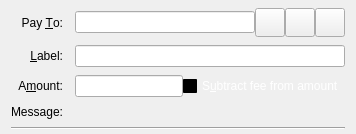
  <widget class="QFrame" name="SendCoins">
   <property name="toolTip">
    <string>This is a normal payment.</string>
   </property>
   <property name="frameShape">
    <enum>QFrame::NoFrame</enum>
   </property>
   <layout class="QGridLayout" name="gridLayout">
    <property name="topMargin">
     <number>8</number>
    </property>
    <property name="bottomMargin">
     <number>4</number>
    </property>
    <property name="horizontalSpacing">
     <number>12</number>
    </property>
    <property name="verticalSpacing">
     <number>8</number>
    </property>
    <item row="0" column="0">
     <widget class="QLabel" name="payToLabel">
      <property name="text">
       <string>Pay &amp;To:</string>
      </property>
      <property name="alignment">
       <set>Qt::AlignRight|Qt::AlignTrailing|Qt::AlignVCenter</set>
      </property>
      <property name="buddy">
       <cstring>payTo</cstring>
      </property>
     </widget>
    </item>
    <item row="0" column="1">
     <layout class="QHBoxLayout" name="payToLayout">
      <property name="spacing">
       <number>0</number>
      </property>
      <item>
       <widget class="QValidatedLineEdit" name="payTo">
        <property name="toolTip">
         <string>The Credits address to send the payment to</string>
        </property>
       </widget>
      </item>
      <item>
       <widget class="QToolButton" name="addressBookButton">
        <property name="toolTip">
         <string>Choose previously used address</string>
        </property>
        <property name="text">
         <string/>
        </property>
        <property name="iconSize">
         <size>
          <width>22</width>
          <height>22</height>
         </size>
        </property>
        <property name="shortcut">
         <string>Alt+A</string>
        </property>
       </widget>
      </item>
      <item>
       <widget class="QToolButton" name="pasteButton">
        <property name="toolTip">
         <string>Paste address from clipboard</string>
        </property>
        <property name="text">
         <string/>
        </property>
        <property name="iconSize">
         <size>
          <width>22</width>
          <height>22</height>
         </size>
        </property>
        <property name="shortcut">
         <string>Alt+P</string>
        </property>
       </widget>
      </item>
      <item>
       <widget class="QToolButton" name="deleteButton">
        <property name="toolTip">
         <string>Remove this entry</string>
        </property>
        <property name="text">
         <string/>
        </property>
        <property name="iconSize">
         <size>
          <width>22</width>
          <height>22</height>
         </size>
        </property>
       </widget>
      </item>
     </layout>
    </item>
    <item row="1" column="0">
     <widget class="QLabel" name="labellLabel">
      <property name="text">
       <string>&amp;Label:</string>
      </property>
      <property name="alignment">
       <set>Qt::AlignRight|Qt::AlignTrailing|Qt::AlignVCenter</set>
      </property>
      <property name="buddy">
       <cstring>addAsLabel</cstring>
      </property>
     </widget>
    </item>
    <item row="1" column="1">
     <widget class="QLineEdit" name="addAsLabel">
      <property name="toolTip">
       <string>Enter a label for this address to add it to the list of used addresses</string>
      </property>
     </widget>
    </item>
    <item row="2" column="0">
     <widget class="QLabel" name="amountLabel">
      <property name="text">
       <string>A&amp;mount:</string>
      </property>
      <property name="alignment">
       <set>Qt::AlignRight|Qt::AlignTrailing|Qt::AlignVCenter</set>
      </property>
      <property name="buddy">
       <cstring>payAmount</cstring>
      </property>
     </widget>
    </item>
    <item row="2" column="1">
     <layout class="QHBoxLayout" name="horizontalLayoutAmount" stretch="0,1">
      <item>
       <widget class="CreditsAmountField" name="payAmount"/>
      </item>
      <item>
       <widget class="QCheckBox" name="checkboxSubtractFeeFromAmount">
        <property name="palette">
         <palette>
          <active>
           <colorrole role="WindowText">
            <brush brushstyle="SolidPattern">
             <color alpha="255">
              <red>255</red>
              <green>255</green>
              <blue>255</blue>
             </color>
            </brush>
           </colorrole>
           <colorrole role="Button">
            <brush brushstyle="SolidPattern">
             <color alpha="255">
              <red>0</red>
              <green>0</green>
              <blue>0</blue>
             </color>
            </brush>
           </colorrole>
           <colorrole role="Light">
            <brush brushstyle="SolidPattern">
             <color alpha="255">
              <red>0</red>
              <green>0</green>
              <blue>0</blue>
             </color>
            </brush>
           </colorrole>
           <colorrole role="Midlight">
            <brush brushstyle="SolidPattern">
             <color alpha="255">
              <red>0</red>
              <green>0</green>
              <blue>0</blue>
             </color>
            </brush>
           </colorrole>
           <colorrole role="Dark">
            <brush brushstyle="SolidPattern">
             <color alpha="255">
              <red>0</red>
              <green>0</green>
              <blue>0</blue>
             </color>
            </brush>
           </colorrole>
           <colorrole role="Mid">
            <brush brushstyle="SolidPattern">
             <color alpha="255">
              <red>0</red>
              <green>0</green>
              <blue>0</blue>
             </color>
            </brush>
           </colorrole>
           <colorrole role="Text">
            <brush brushstyle="SolidPattern">
             <color alpha="255">
              <red>255</red>
              <green>255</green>
              <blue>255</blue>
             </color>
            </brush>
           </colorrole>
           <colorrole role="BrightText">
            <brush brushstyle="SolidPattern">
             <color alpha="255">
              <red>255</red>
              <green>255</green>
              <blue>255</blue>
             </color>
            </brush>
           </colorrole>
           <colorrole role="ButtonText">
            <brush brushstyle="SolidPattern">
             <color alpha="255">
              <red>255</red>
              <green>255</green>
              <blue>255</blue>
             </color>
            </brush>
           </colorrole>
           <colorrole role="Base">
            <brush brushstyle="SolidPattern">
             <color alpha="255">
              <red>0</red>
              <green>0</green>
              <blue>0</blue>
             </color>
            </brush>
           </colorrole>
           <colorrole role="Window">
            <brush brushstyle="SolidPattern">
             <color alpha="255">
              <red>0</red>
              <green>0</green>
              <blue>0</blue>
             </color>
            </brush>
           </colorrole>
           <colorrole role="Shadow">
            <brush brushstyle="SolidPattern">
             <color alpha="255">
              <red>0</red>
              <green>0</green>
              <blue>0</blue>
             </color>
            </brush>
           </colorrole>
           <colorrole role="AlternateBase">
            <brush brushstyle="SolidPattern">
             <color alpha="255">
              <red>0</red>
              <green>0</green>
              <blue>0</blue>
             </color>
            </brush>
           </colorrole>
           <colorrole role="ToolTipBase">
            <brush brushstyle="SolidPattern">
             <color alpha="255">
              <red>255</red>
              <green>255</green>
              <blue>220</blue>
             </color>
            </brush>
           </colorrole>
           <colorrole role="ToolTipText">
            <brush brushstyle="SolidPattern">
             <color alpha="255">
              <red>0</red>
              <green>0</green>
              <blue>0</blue>
             </color>
            </brush>
           </colorrole>
          </active>
          <inactive>
           <colorrole role="WindowText">
            <brush brushstyle="SolidPattern">
             <color alpha="255">
              <red>255</red>
              <green>255</green>
              <blue>255</blue>
             </color>
            </brush>
           </colorrole>
           <colorrole role="Button">
            <brush brushstyle="SolidPattern">
             <color alpha="255">
              <red>0</red>
              <green>0</green>
              <blue>0</blue>
             </color>
            </brush>
           </colorrole>
           <colorrole role="Light">
            <brush brushstyle="SolidPattern">
             <color alpha="255">
              <red>0</red>
              <green>0</green>
              <blue>0</blue>
             </color>
            </brush>
           </colorrole>
           <colorrole role="Midlight">
            <brush brushstyle="SolidPattern">
             <color alpha="255">
              <red>0</red>
              <green>0</green>
              <blue>0</blue>
             </color>
            </brush>
           </colorrole>
           <colorrole role="Dark">
            <brush brushstyle="SolidPattern">
             <color alpha="255">
              <red>0</red>
              <green>0</green>
              <blue>0</blue>
             </color>
            </brush>
           </colorrole>
           <colorrole role="Mid">
            <brush brushstyle="SolidPattern">
             <color alpha="255">
              <red>0</red>
              <green>0</green>
              <blue>0</blue>
             </color>
            </brush>
           </colorrole>
           <colorrole role="Text">
            <brush brushstyle="SolidPattern">
             <color alpha="255">
              <red>255</red>
              <green>255</green>
              <blue>255</blue>
             </color>
            </brush>
           </colorrole>
           <colorrole role="BrightText">
            <brush brushstyle="SolidPattern">
             <color alpha="255">
              <red>255</red>
              <green>255</green>
              <blue>255</blue>
             </color>
            </brush>
           </colorrole>
           <colorrole role="ButtonText">
            <brush brushstyle="SolidPattern">
             <color alpha="255">
              <red>255</red>
              <green>255</green>
              <blue>255</blue>
             </color>
            </brush>
           </colorrole>
           <colorrole role="Base">
            <brush brushstyle="SolidPattern">
             <color alpha="255">
              <red>0</red>
              <green>0</green>
              <blue>0</blue>
             </color>
            </brush>
           </colorrole>
           <colorrole role="Window">
            <brush brushstyle="SolidPattern">
             <color alpha="255">
              <red>0</red>
              <green>0</green>
              <blue>0</blue>
             </color>
            </brush>
           </colorrole>
           <colorrole role="Shadow">
            <brush brushstyle="SolidPattern">
             <color alpha="255">
              <red>0</red>
              <green>0</green>
              <blue>0</blue>
             </color>
            </brush>
           </colorrole>
           <colorrole role="AlternateBase">
            <brush brushstyle="SolidPattern">
             <color alpha="255">
              <red>0</red>
              <green>0</green>
              <blue>0</blue>
             </color>
            </brush>
           </colorrole>
           <colorrole role="ToolTipBase">
            <brush brushstyle="SolidPattern">
             <color alpha="255">
              <red>255</red>
              <green>255</green>
              <blue>220</blue>
             </color>
            </brush>
           </colorrole>
           <colorrole role="ToolTipText">
            <brush brushstyle="SolidPattern">
             <color alpha="255">
              <red>0</red>
              <green>0</green>
              <blue>0</blue>
             </color>
            </brush>
           </colorrole>
          </inactive>
          <disabled>
           <colorrole role="WindowText">
            <brush brushstyle="SolidPattern">
             <color alpha="255">
              <red>0</red>
              <green>0</green>
              <blue>0</blue>
             </color>
            </brush>
           </colorrole>
           <colorrole role="Button">
            <brush brushstyle="SolidPattern">
             <color alpha="255">
              <red>0</red>
              <green>0</green>
              <blue>0</blue>
             </color>
            </brush>
           </colorrole>
           <colorrole role="Light">
            <brush brushstyle="SolidPattern">
             <color alpha="255">
              <red>0</red>
              <green>0</green>
              <blue>0</blue>
             </color>
            </brush>
           </colorrole>
           <colorrole role="Midlight">
            <brush brushstyle="SolidPattern">
             <color alpha="255">
              <red>0</red>
              <green>0</green>
              <blue>0</blue>
             </color>
            </brush>
           </colorrole>
           <colorrole role="Dark">
            <brush brushstyle="SolidPattern">
             <color alpha="255">
              <red>0</red>
              <green>0</green>
              <blue>0</blue>
             </color>
            </brush>
           </colorrole>
           <colorrole role="Mid">
            <brush brushstyle="SolidPattern">
             <color alpha="255">
              <red>0</red>
              <green>0</green>
              <blue>0</blue>
             </color>
            </brush>
           </colorrole>
           <colorrole role="Text">
            <brush brushstyle="SolidPattern">
             <color alpha="255">
              <red>0</red>
              <green>0</green>
              <blue>0</blue>
             </color>
            </brush>
           </colorrole>
           <colorrole role="BrightText">
            <brush brushstyle="SolidPattern">
             <color alpha="255">
              <red>255</red>
              <green>255</green>
              <blue>255</blue>
             </color>
            </brush>
           </colorrole>
           <colorrole role="ButtonText">
            <brush brushstyle="SolidPattern">
             <color alpha="255">
              <red>0</red>
              <green>0</green>
              <blue>0</blue>
             </color>
            </brush>
           </colorrole>
           <colorrole role="Base">
            <brush brushstyle="SolidPattern">
             <color alpha="255">
              <red>0</red>
              <green>0</green>
              <blue>0</blue>
             </color>
            </brush>
           </colorrole>
           <colorrole role="Window">
            <brush brushstyle="SolidPattern">
             <color alpha="255">
              <red>0</red>
              <green>0</green>
              <blue>0</blue>
             </color>
            </brush>
           </colorrole>
           <colorrole role="Shadow">
            <brush brushstyle="SolidPattern">
             <color alpha="255">
              <red>0</red>
              <green>0</green>
              <blue>0</blue>
             </color>
            </brush>
           </colorrole>
           <colorrole role="AlternateBase">
            <brush brushstyle="SolidPattern">
             <color alpha="255">
              <red>0</red>
              <green>0</green>
              <blue>0</blue>
             </color>
            </brush>
           </colorrole>
           <colorrole role="ToolTipBase">
            <brush brushstyle="SolidPattern">
             <color alpha="255">
              <red>255</red>
              <green>255</green>
              <blue>220</blue>
             </color>
            </brush>
           </colorrole>
           <colorrole role="ToolTipText">
            <brush brushstyle="SolidPattern">
             <color alpha="255">
              <red>0</red>
              <green>0</green>
              <blue>0</blue>
             </color>
            </brush>
           </colorrole>
          </disabled>
         </palette>
        </property>
        <property name="toolTip">
         <string>The fee will be deducted from the amount being sent. The recipient will receive a lower amount of Credits than you enter in the amount field. If multiple recipients are selected, the fee is split equally.</string>
        </property>
        <property name="text">
         <string>S&amp;ubtract fee from amount</string>
        </property>
       </widget>
      </item>
     </layout>
    </item>
    <item row="3" column="0">
     <widget class="QLabel" name="messageLabel">
      <property name="text">
       <string>Message:</string>
      </property>
      <property name="alignment">
       <set>Qt::AlignRight|Qt::AlignTrailing|Qt::AlignVCenter</set>
      </property>
     </widget>
    </item>
    <item row="3" column="1">
     <widget class="QLabel" name="messageTextLabel">
      <property name="toolTip">
       <string>A message that was attached to the Credits: URI which will be stored with the transaction for your reference. Note: This message will not be sent over the Credits network.</string>
      </property>
      <property name="textFormat">
       <enum>Qt::PlainText</enum>
      </property>
     </widget>
    </item>
    <item row="4" column="0" colspan="2">
     <widget class="Line" name="line">
      <property name="orientation">
       <enum>Qt::Horizontal</enum>
      </property>
     </widget>
    </item>
   </layout>
  </widget>
